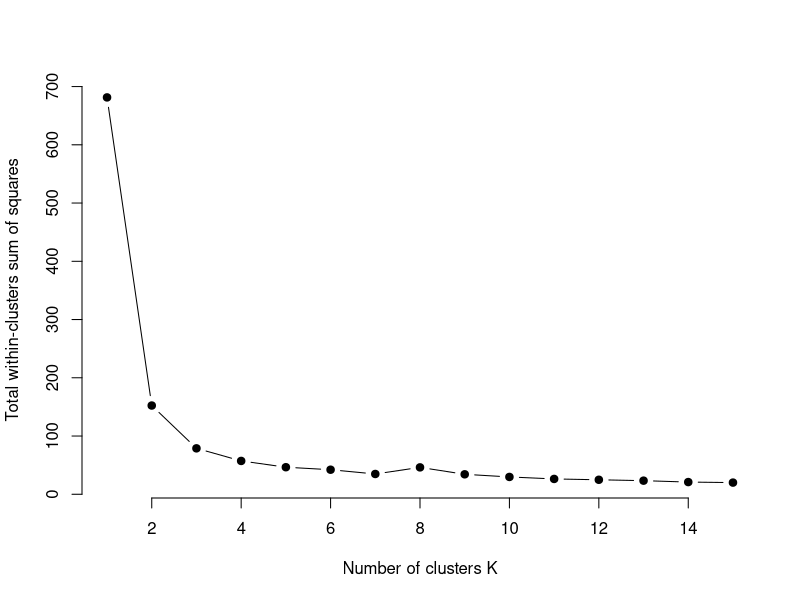
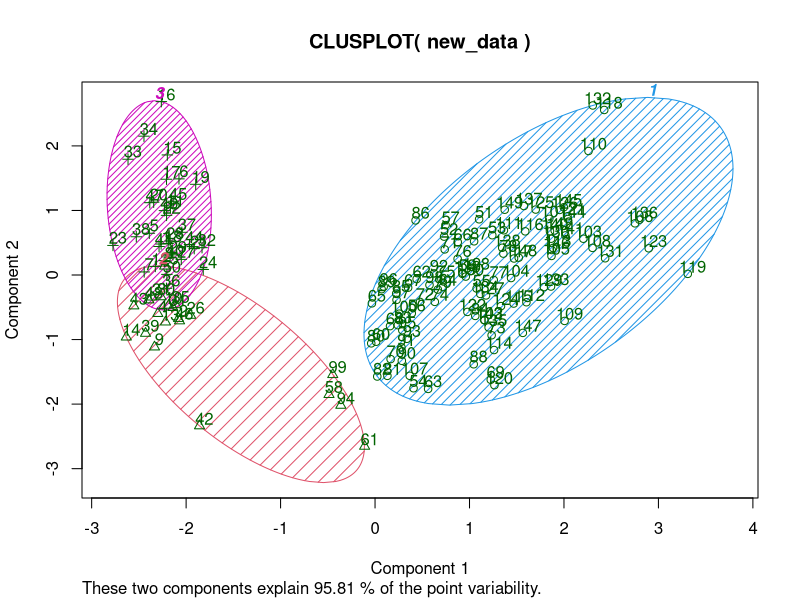
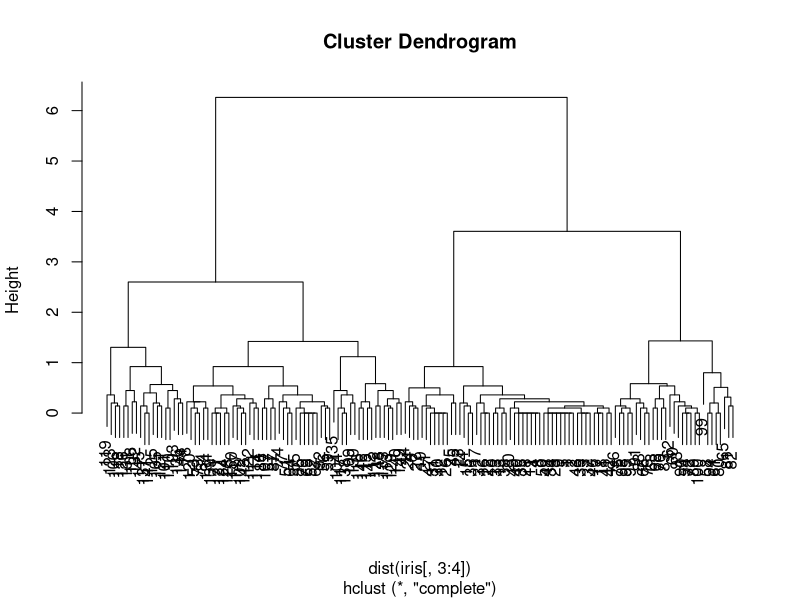
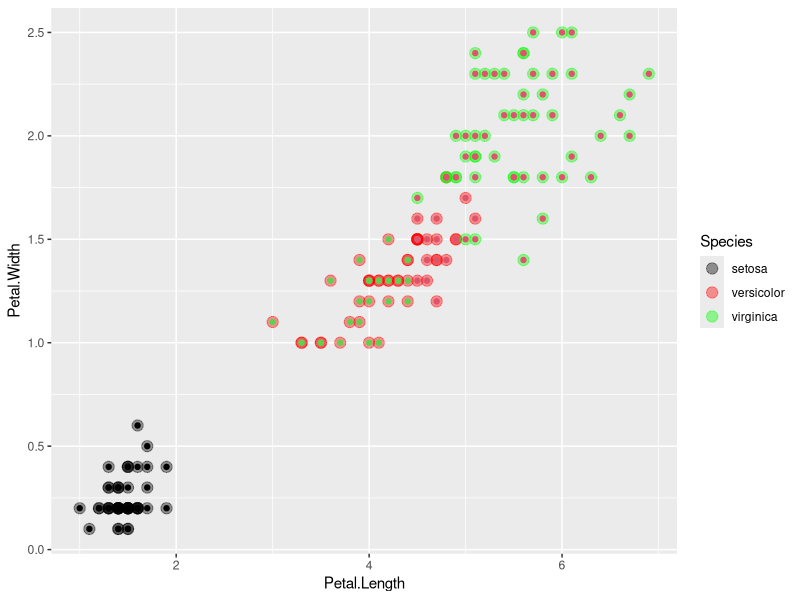
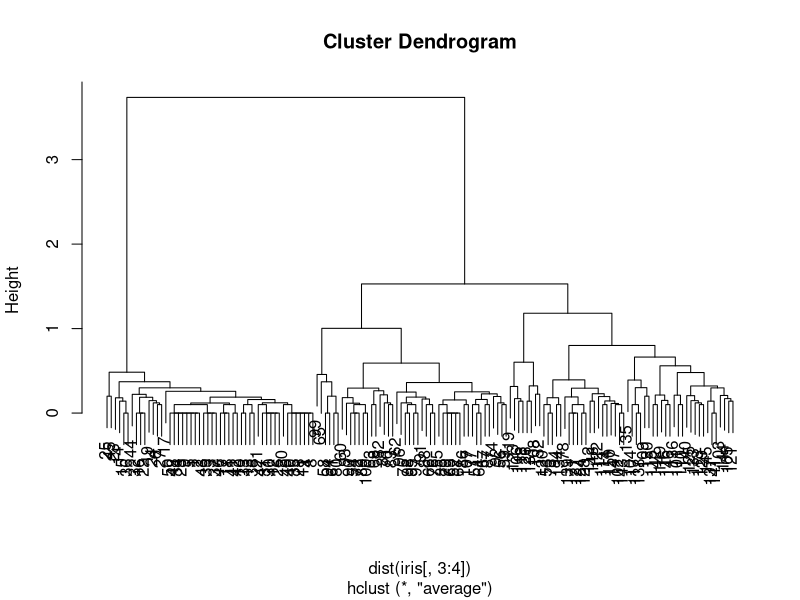
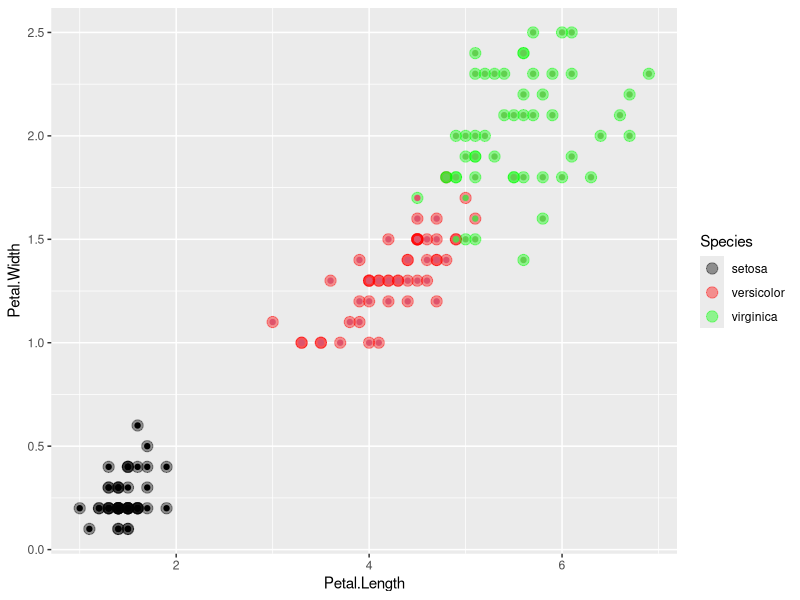

R code for these plots, in order:
"k-means clustering "
data("iris")
names(iris)
new_data<-subset(iris,select = c(-Species))
new_data
cl <- kmeans(new_data,3)
cl
data <- new_data
wss <- sapply(1:15, function(k){kmeans(data, k )$tot.withinss})
wss
plot(1:15, wss, type="b", pch=19, frame=FALSE, xlab="Number of clusters K",
     ylab="Total within-clusters sum of squares")
install.packages("cluster")
library(cluster)
clusplot(new_data, cl$cluster, color=TRUE, shade=TRUE, labels=2, lines=0)
cl$cluster
cl$centers
"agglomerative clustering"
clusters <- hclust(dist(iris[, 3:4]))
plot(clusters)
clusterCut <- cutree(clusters, 3)
table(clusterCut, iris$Species)
install.packages("ggplot2")
library("ggplot2")
ggplot(iris, aes(Petal.Length, Petal.Width, color = Species)) +
  geom_point(alpha = 0.4, size = 3.5) + geom_point(col = clusterCut) +
  scale_color_manual(values = c('black', 'red', 'green'))
clusters <- hclust(dist(iris[, 3:4]), method='average')
clusterCut1 <- cutree(clusters, 3)
table(clusterCut1, iris$Species)
plot(clusters)
ggplot(iris, aes(Petal.Length, Petal.Width, color=Species)) +
  geom_point(alpha = 0.4, size = 3.5) + geom_point(col=clusterCut1) +
  scale_color_manual(values = c('black', 'red', 'green'))